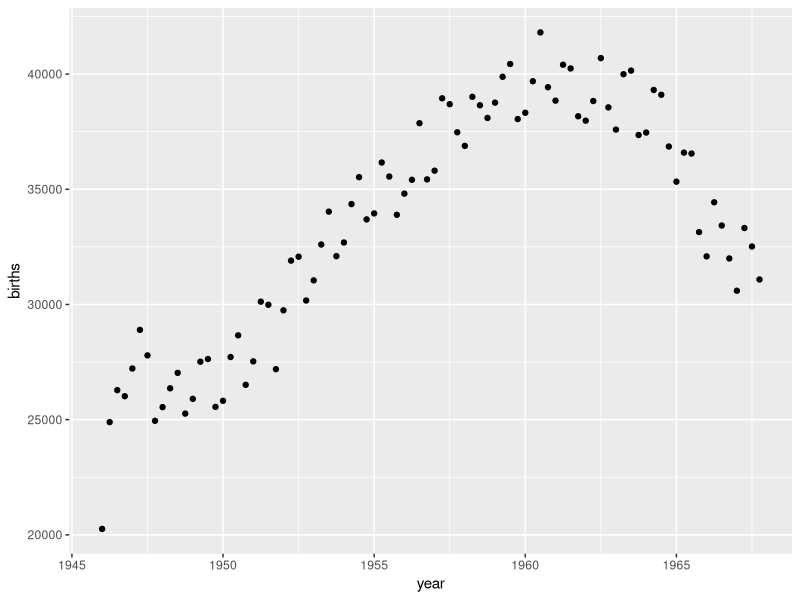
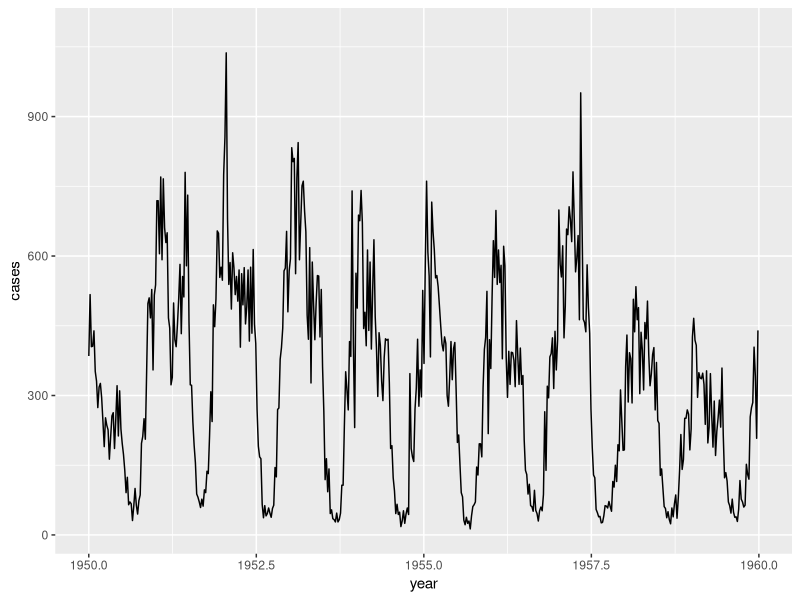
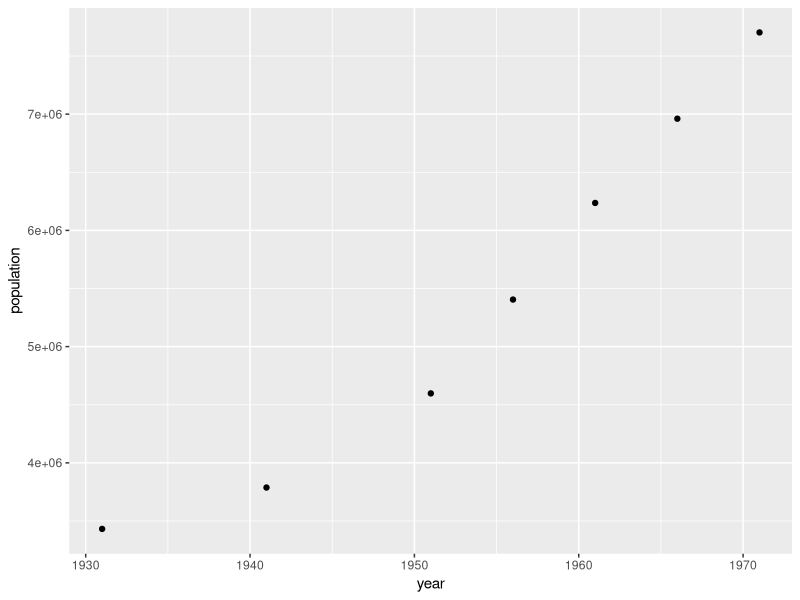
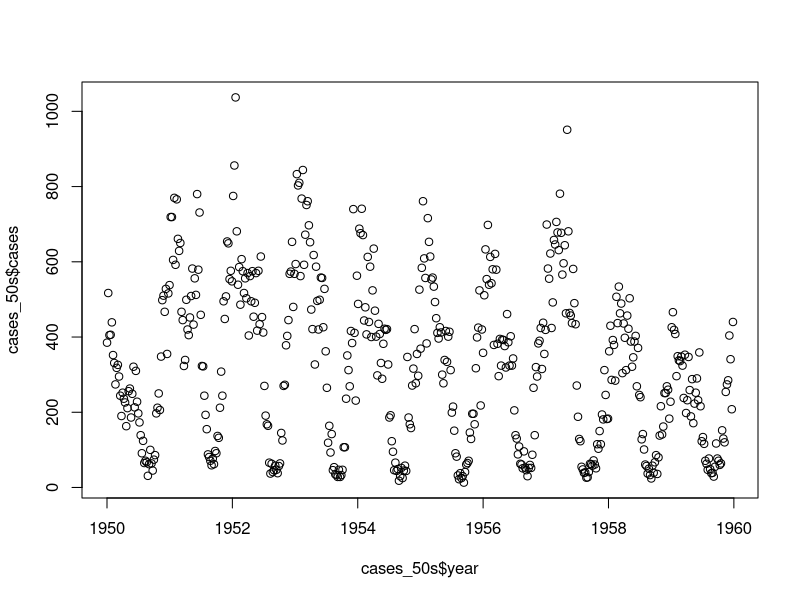
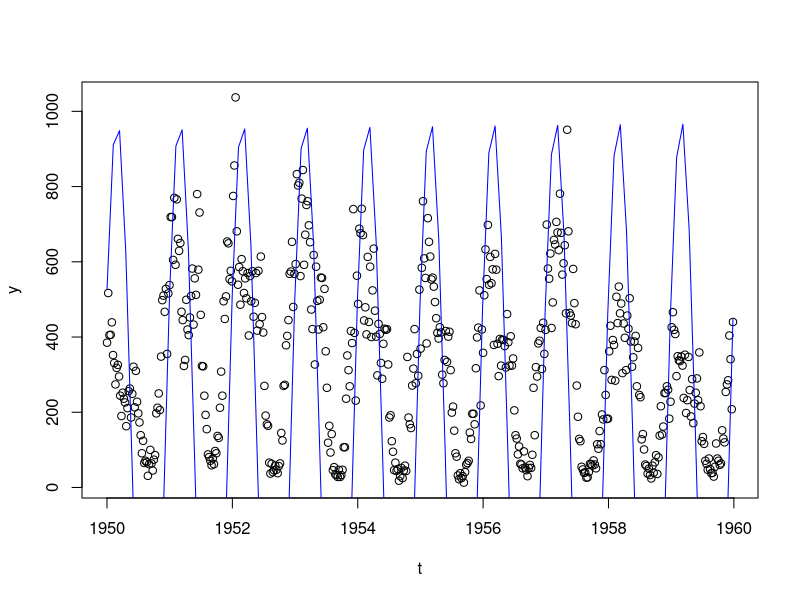

Recreate these plots in R, in order.
## ---- chunk 1
knitr::opts_knit$set(root.dir = "C:/Users/19226876/OneDrive - LA TROBE UNIVERSITY/PhD Year II/Workshops/210623_data driven modelling")
## ---- chunk 2
library(tidyverse)
## ---- chunk 3
births <- read.csv("data/births.csv")
cases <- read.csv("data/chicken_pox_cases.csv")
population <- read.csv("data/population.csv")
## ---- chunk 4
qplot(year, births, data = births)

ggplot(cases) +
  geom_line(aes(year, cases)) + xlim(1950, 1960)

qplot(year, population, data = population)
## ---- chunk 5
births_50s <- births %>% filter(year >= 1950 & year < 1960)
birth <- sum(births_50s$births)/(max(births_50s$year) - min(births_50s$year))
## ---- chunk 6
population_50s <- population %>% filter(year >= 1950 & year < 1960)
pop_diff <- (max(population_50s$population) - min(population$population))/(max(population_50s$year) - min(population_50s$year))
death_rate <- pop_diff - birth
## ---- chunk 7
cases_50s <- cases %>% filter(year >= 1950 & year < 1960)
plot(cases_50s$year, cases_50s$cases)
## ---- chunk 8
t <- cases_50s$year
y <- cases_50s$cases

# ssp <- spectrum(y)
# per <- 1/ssp$freq[ssp$spec==max(ssp$spec)]
# reslm <- lm(y ~ sin(2*pi/365*t) +cos(2*pi/365*t))
# summary(reslm)
# 
# rg <- diff(range(y))
# plot(y~t,ylim=c(min(y)-0.1*rg,max(y)+0.1*rg))
# lines(fitted(reslm)~t,col=4,lty=2)

res <- nls(y ~ e*sin((2*pi/365)*t + b), start = list(e = 600, b = .5))
co <- coef(res)

fit <- function(e, x, b) {e*sin((2*pi/1)*x + b)}

pred_cases <- fit(e = co["e"], x = t, b = co["b"])
plot(t, y)
curve(fit(x, e = co["e"], b = co["b"]), col = "blue", add = T)
